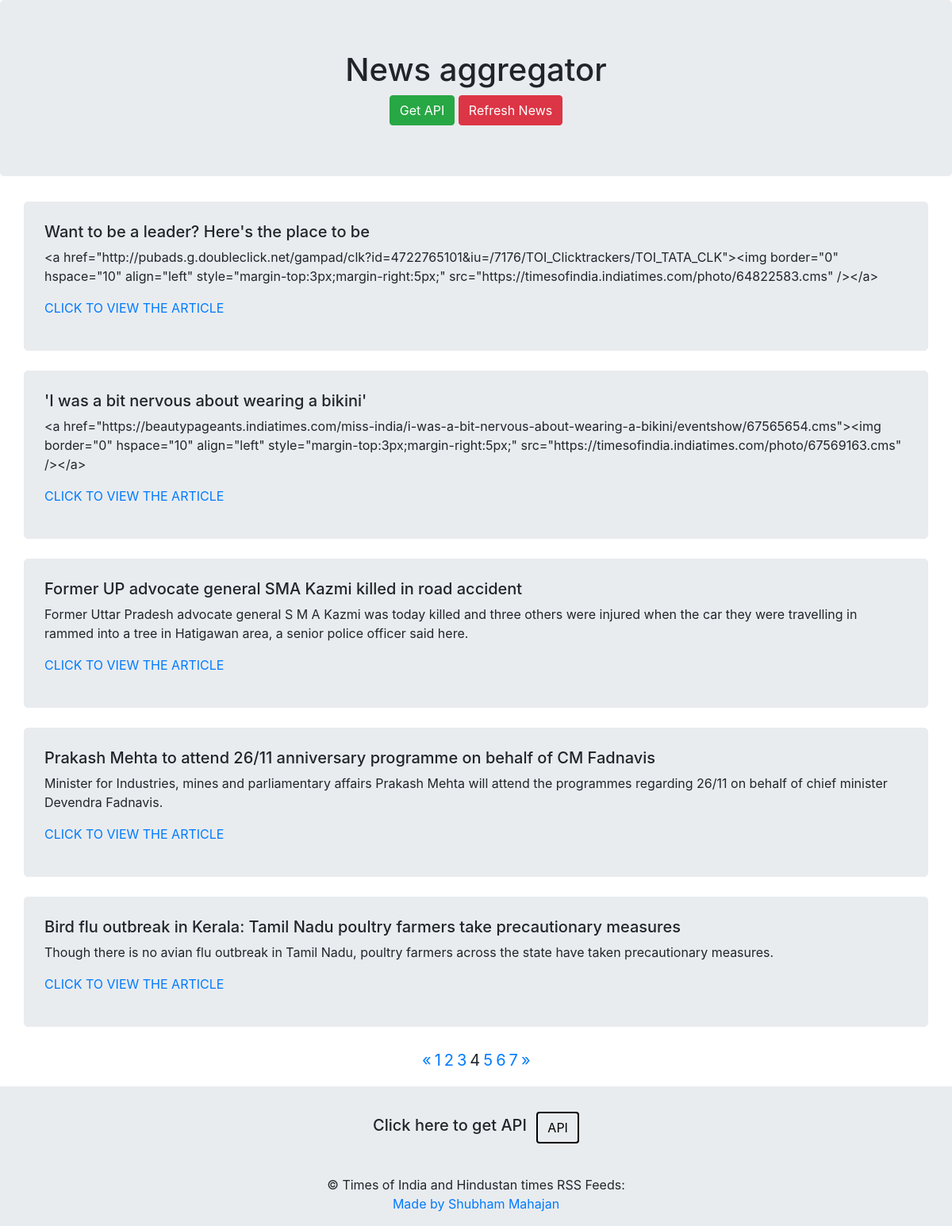
/?page=4, run on the app's committed database.
### myapp/models.py (models this page shows, shortened)
class News(models.Model):
    title = models.TextField(null=True, blank=True)
    description = models.TextField(null=True, blank=True)
    link = models.URLField(max_length=250, null=True, blank=True)
    pubdate = models.CharField(max_length=100, null=True, blank=True)
    news_bool = models.BooleanField(default=False)

### myapp/views.py (the view)
# urls.py: path('', views.index, name='news'),
def index(request):
    qs = News.objects.all()
    page = request.GET.get('page', 1)
    paginator = Paginator(qs, 5)
    try:
        news = paginator.page(page)
    except PageNotAnInteger:
        news = paginator.page(1)
    except EmptyPage:
        news = paginator.page(paginator.num_pages)
    context = {
       'qs': qs,
       'news': news
    }
    return render(request, "news.html", context)

### templates/news.html (shortened to what this page needs)
{% load index %}
<!DOCTYPE html>
<html>
<head>
    <link rel="stylesheet" href="https://maxcdn.bootstrapcdn.com/bootstrap/4.0.0/css/bootstrap.min.css"
>
</head>
<body>
    <div class="jumbotron">
        <center>
            <h1>News aggregator</h1>
            <a href="{% url 'news-api' %}" class="btn btn-success" target="_blank">Get API</a>
            <a href="{% url 'news' %}" class="btn btn-danger">Refresh News</a>
        </center>
    </div>
    <div class="container">
        <div class="row">
            {%for item in news%}
            <div class="col-12 properties">
                <h5>{{item.title}} </h5>
                <p>{{item.description}}</p>
                <p><a href="{{item.link}}" target="_blank">CLICK TO VIEW THE ARTICLE</a></p>
            </div>
            {% endfor %}
            <div class="pagination-div">
                {% if news.has_other_pages %}
                <ul class="pagination ul-style">
                    {% if news.has_previous %}
                    <li class="li-style"><a href="?page={{ news.previous_page_number }}">&laquo;</a></li>
                    {% else %}
                    <li class="disabled li-style"><span>&laquo;</span></li>
                    {% endif %}
                    {% for i in news.paginator.page_range %}
                    {% if news.number == i %}
                    <li class="active li-style"><span>{{ i }} <span class="sr-only">(current)</span></span></li>
                    {% else %}
                    <li class="li-style"><a href="?page={{ i }}">{{ i }}</a></li>
                    {% endif %}
                    {% endfor %}
                    {% if news.has_next %}
                    <li class="li-style"><a href="?page={{ news.next_page_number }}">&raquo;</a></li>
                    {% else %}
                    <li class="disabled li-style"><span>&raquo;</span></li>
                    {% endif %}
                </ul>
                {% endif %}
            </div>
        </div>
    </div>
    <footer class="page-footer font-small unique-color-dark pt-4">
        <div class="container">
            <ul class="list-unstyled list-inline text-center py-2">
                <li class="list-inline-item">
                    <h5 class="mb-1">Click here to get API</h5>
                </li>
                <li class="list-inline-item">
                    <a href="{% url 'news-api' %}" class="btn btn-outline-white btn-rounded" target="_blank">API</a>
                </li>
            </ul>
        </div>
        <div class="footer-copyright text-center py-3">© Times of India and Hindustan times RSS Feeds:
            <br><a href="#"> Made by Shubham Mahajan</a>
        </div>
    </footer>
</body>
</html>

### templates/news.html (style rules this page uses)
.properties { background-color: #e9ecef; border: 1px solid #e9ecef; border-radius: 5px; margin-bottom: 25px; padding: 25px; }
.li-style { box-sizing: border-box; padding: 2px; }
.ul-style { display: flex; padding-left: 500px; list-style: none; border-radius: .25rem; font-size: 20px; }
.btn-rounded { color: black; border: 2px solid; }
.page-footer { background-color: #e9ecef; }

### data on the page
News: title "Want to be a leader? Here's the place to be", description "<a href=\"http://pubads.g.doubleclick.net/gampad/clk?id=4722765101&iu=/7176/TOI_Clicktrackers/TOI_TATA_CLK\"><img border=\"0\" hspace=\"10\" align=\"left\" style=\"margin-top:3px;margin-right:5px;\" src=\"https://timesofindia.indiatimes.com/photo/64822583.cms\" /></a>"
News: title "'I was a bit nervous about wearing a bikini'", description "<a href=\"https://beautypageants.indiatimes.com/miss-india/i-was-a-bit-nervous-about-wearing-a-bikini/eventshow/67565654.cms\"><img border=\"0\" hspace=\"10\" align=\"left\" style=\"margin-top:3px;margin-right:5px;\" src=\"https://timesofindia.indiatimes.com/photo/67569163.cms\" /></a>"
News: title "Former UP advocate general SMA Kazmi killed in road accident", description "Former Uttar Pradesh advocate general S M A Kazmi was today killed and three others were injured when the car they were travelling in rammed into a tree in Hatigawan area, a senior police officer said here."
News: title "Prakash Mehta to attend 26/11 anniversary programme on behalf of CM Fadnavis", description "Minister for Industries, mines and parliamentary affairs Prakash Mehta will attend the programmes regarding 26/11 on behalf of chief minister Devendra Fadnavis."
News: title "Bird flu outbreak in Kerala: Tamil Nadu poultry farmers take precautionary measures", description "Though there is no avian flu outbreak in Tamil Nadu, poultry farmers across the state have taken precautionary measures."

### other printed values
{{ i }} "1" "2" "3" "5" "6" "7"
{{ i }} "4"
